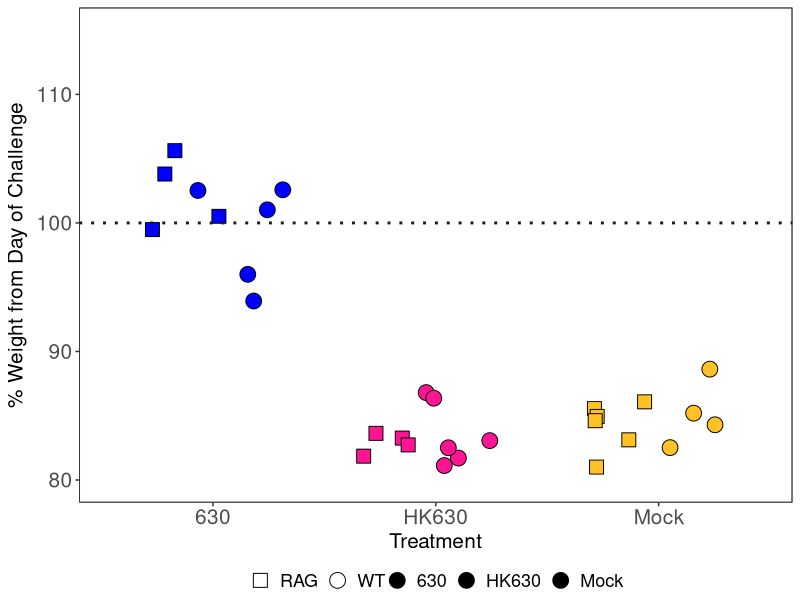

Here is the R script that generated this plot:
##### Code for analysis  and generation for Figure #3
### For the paper "Pre-colonization with a less virulent strain of C. difficile protects against re-infection with a more virulent strain independent of adaptive immunity"
###Figure 4:  Protection depends on colonization with live 630 & relies on exclusion/limitation of the more virulent strain. 

##Load the appropirate dependencies 
library(ggplot2)
library(grid)
library(scales)
col_C<-c("630"="blue", "HK630"="deeppink", "Mock"= "goldenrod1")
col_D<-c("RAG"="black", "WT"="grey")
shape_A<-c("RAG"=22, "WT"=21)
###Panel A
data<-read.table(file="Shortterm_Coinfection_2016.txt", header=T)

weight_plot<-ggplot(data, aes(x=Treatment, y=Percent_weightD0, shape=Genotype, fill=Treatment))+
  geom_point( position=position_jitterdodge(dodge.width=0.5), size=5, color= "black")  +
  scale_shape_manual(values=shape_A)+
  scale_fill_manual(values=col_C) +
  scale_y_continuous(limits = c(80, 115)) +
  geom_hline(aes(yintercept = 100), colour = "gray10", size = 1, linetype=3) + 
  theme_bw() + 
  #eliminates background, gridlines and key border
  theme(
    plot.background = element_blank()
    ,panel.grid.major = element_blank()
    ,panel.grid.minor = element_blank()
    ,panel.background = element_rect(colour = "black")
    ,legend.title=element_blank()
    ,legend.key = element_blank ()
    ,legend.position="bottom"
    ,legend.margin= unit(.01, "mm")
    ,legend.text=element_text(size=13)
    ,axis.text=element_text(size=15)
    ,axis.title=element_text(size=15)
  )
a = weight_plot+ labs(x = "Treatment", y = expression("% Weight from Day of Challenge"))
a
##figure was exported into illustrator for further editing


###Wilcox test
data.rag<-data[data$Genotype=="RAG",]
data.wt<-data[data$Genotype=="WT",]

six630.rag<-data.rag[data.rag$Treatment== '630', ]
six30.rag.weight<-six630.rag$Percent_weightD0
HK630.rag<-data.rag[data.rag$Treatment== 'HK630', ]
HK630.rag.weight<-HK630.rag$Percent_weightD0
wilcox.test(six30.rag.weight, HK630.rag.weight)
#data:  six30.rag.weight and HK630.rag.weight
#W = 20, p-value = 0.01587

six630.wt<-data.wt[data.wt$Treatment== '630', ]
six30.wt.weight<-six630.wt$Percent_weightD0
HK630.wt<-data.wt[data.wt$Treatment== 'HK630', ]
HK630.wt.weight<-HK630.wt$Percent_weightD0
wilcox.test(six30.wt.weight, HK630.wt.weight)
#data:  six30.wt.weight and HK630.wt.weight
#W = 30, p-value = 0.004329

